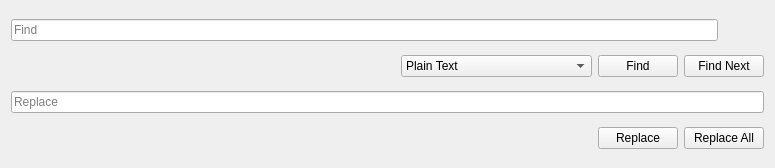
<?xml version="1.0" encoding="UTF-8"?>
<ui version="4.0">
 <class>FindReplace</class>
 <widget class="QWidget" name="FindReplace">
  <property name="geometry">
   <rect>
    <x>0</x>
    <y>0</y>
    <width>775</width>
    <height>168</height>
   </rect>
  </property>
  <property name="sizePolicy">
   <sizepolicy hsizetype="Preferred" vsizetype="Minimum">
    <horstretch>0</horstretch>
    <verstretch>0</verstretch>
   </sizepolicy>
  </property>
  <property name="maximumSize">
   <size>
    <width>16777215</width>
    <height>191</height>
   </size>
  </property>
  <property name="windowTitle">
   <string>Form</string>
  </property>
  <layout class="QVBoxLayout" name="verticalLayout">
   <item>
    <layout class="QHBoxLayout" name="horizontalLayout_3">
     <item>
      <widget class="QLineEdit" name="findExpression">
       <property name="sizePolicy">
        <sizepolicy hsizetype="Expanding" vsizetype="Minimum">
         <horstretch>0</horstretch>
         <verstretch>0</verstretch>
        </sizepolicy>
       </property>
       <property name="maximumSize">
        <size>
         <width>16777215</width>
         <height>16777215</height>
        </size>
       </property>
       <property name="placeholderText">
        <string>Find</string>
       </property>
      </widget>
     </item>
     <item>
      <widget class="QPushButton" name="closeButton">
       <property name="text">
        <string/>
       </property>
       <property name="icon">
        <iconset theme="view-close">
         <normaloff>.</normaloff>.</iconset>
       </property>
       <property name="flat">
        <bool>true</bool>
       </property>
      </widget>
     </item>
    </layout>
   </item>
   <item>
    <layout class="QHBoxLayout" name="horizontalLayout">
     <item>
      <spacer name="horizontalSpacer">
       <property name="orientation">
        <enum>Qt::Horizontal</enum>
       </property>
       <property name="sizeHint" stdset="0">
        <size>
         <width>40</width>
         <height>20</height>
        </size>
       </property>
      </spacer>
     </item>
     <item>
      <widget class="QComboBox" name="findType">
       <item>
        <property name="text">
         <string>Plain Text</string>
        </property>
       </item>
       <item>
        <property name="text">
         <string>Regular Expressions (Regex)</string>
        </property>
       </item>
      </widget>
     </item>
     <item>
      <widget class="QPushButton" name="findButton">
       <property name="text">
        <string>Find</string>
       </property>
      </widget>
     </item>
     <item>
      <widget class="QPushButton" name="findNextButton">
       <property name="text">
        <string>Find Next</string>
       </property>
      </widget>
     </item>
    </layout>
   </item>
   <item>
    <widget class="QLineEdit" name="replaceText">
     <property name="placeholderText">
      <string>Replace</string>
     </property>
    </widget>
   </item>
   <item>
    <layout class="QHBoxLayout" name="horizontalLayout_2">
     <item>
      <spacer name="horizontalSpacer2">
       <property name="orientation">
        <enum>Qt::Horizontal</enum>
       </property>
       <property name="sizeHint" stdset="0">
        <size>
         <width>40</width>
         <height>20</height>
        </size>
       </property>
      </spacer>
     </item>
     <item>
      <widget class="QPushButton" name="replaceButton">
       <property name="text">
        <string>Replace</string>
       </property>
      </widget>
     </item>
     <item>
      <widget class="QPushButton" name="replaceAllButton">
       <property name="text">
        <string>Replace All</string>
       </property>
      </widget>
     </item>
    </layout>
   </item>
  </layout>
 </widget>
 <resources/>
 <connections/>
</ui>
